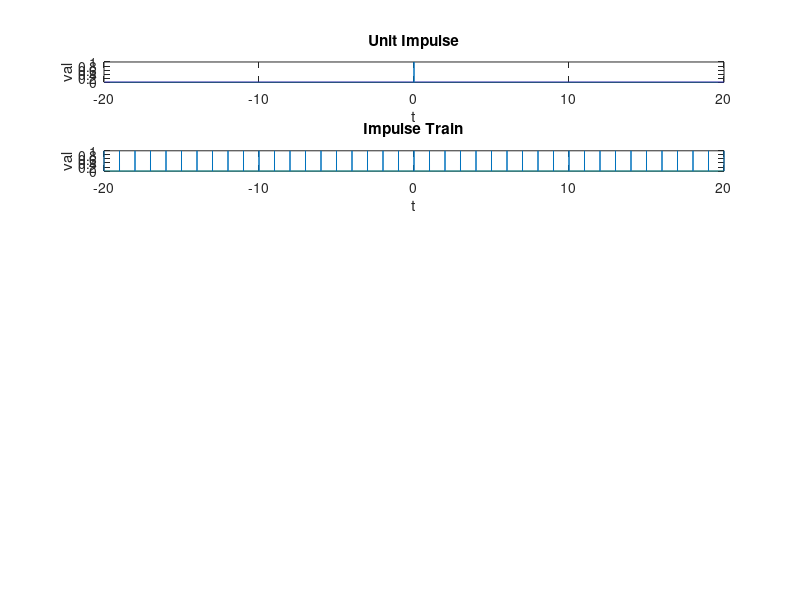

MATLAB code for this plot:
clc;
close all;
clear all;


t=-20:0.001:20;

%unit impulse
y=zeros(size(t));
for i=1:length(t)
    if t(i)==0
        y(i)=1;
    else
        y(i)=0;
    end
end
subplot(6,1,1);
plot(t,y);
xlabel("t");;
ylabel("val");
title("Unit Impulse");


% trin impulse func

% Create a vector of zeros with the same size as t
y = zeros(size(t));


% Generate impulse train using a loop and numel
for i = 1:1:numel(t)
    % Check if the current element is a multiple of the spacing
    if rem(t(i), 1) == 0
        y(i) = 1;
    end
end

% Plot the impulse train
subplot(6, 1, 2);
plot(t, y);
xlabel("t");
ylabel("val");
title("Impulse Train");


 


